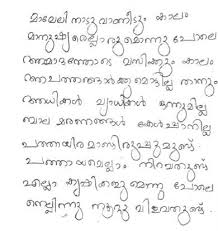
#> input picture steps/notebook/mal-sample.jpeg, 218 x 231 px
$ python -i get_lines.py   (imports and definitions only)
#> lines starting #> are read from the running program, lines starting #| are printed output that depends on the picture; after the words box and inside, x2 and y2 are one past the last pixel; in counts of white or black regions, pixels touching at a corner belong together
import os

import numpy as np
import cv2
from PIL import Image

class Lines:
    def __init__(self, image_path):
#> called with image_path = '../notebook/mal-sample.jpeg'
        self.image_path = image_path
        self.img = Image.open(image_path)
#> self.img is the input picture: PIL image 218x231 RGB; min 40, max 255, mean 241.6

    def rgb_to_grayscale_luminosity(self,image):
        """
        Convert an RGB image to grayscale using luminosity method.

        Parameters:
            image: Input RGB image (numpy array or equivalent).

        Returns:
            grayscale_image: Grayscale image (numpy array or equivalent).
        """
        # Get the dimensions of the input image
        img_array = np.array(image)
        height, width, channels = img_array.shape
#> height = 231; width = 218; channels = 3

        # Create an empty array for the grayscale image
        grayscale_image = np.zeros((height, width), dtype=np.uint8)

        # Iterate over each pixel in the image
        for y in range(height):
            for x in range(width):
                # Extract the RGB values of the pixel
                r, g, b = img_array[y, x]

                # Calculate luminosity
                # luminosity = 0.21 * r + 0.72 * g + 0.07 * b
                luminosity = 0.299 * r + 0.587 * g + 0.114 * b
                # Set the grayscale pixel value
                grayscale_image[y, x] = int(luminosity)

        grayscale_image = Image.fromarray(grayscale_image)
        return grayscale_image


    def adaptive_thresholdMean(self,image, block_size, c):
        """
        Apply Adaptive Mean Thresholding to the input grayscale image.

        Parameters:
            image: Input grayscale image (PIL Image object).
            block_size: Size of the local neighborhood for threshold calculation.
            c: Constant subtracted from the mean to obtain the threshold value.

        Returns:
            thresholded_image: Thresholded image (PIL Image object).
        """
        # Convert PIL Image to numpy array
        grayscale_img = self.rgb_to_grayscale_luminosity(image)
        img_array = np.array(grayscale_img)

        # Get image dimensions
        height, width = img_array.shape
#> height = 231; width = 218

        # Create an empty array for the output
        thresholded_image = np.zeros((height, width))

        # Apply adaptive thresholding
        for i in range(height):
            for j in range(width):
                # Calculate block boundaries
                x_min = max(0, i - block_size // 2)
                y_min = max(0, j - block_size // 2)
                x_max = min(height - 1, i + block_size // 2)
                y_max = min(width - 1, j + block_size // 2)

                # Extract block from image
                block = img_array[x_min:x_max+1, y_min:y_max+1]

                # Calculate threshold
                thresh = np.mean(block) - c

                # Apply thresholding
                if img_array[i, j] >= thresh:
                    thresholded_image[i, j] = 255
                else:
                    thresholded_image[i, j] = 0
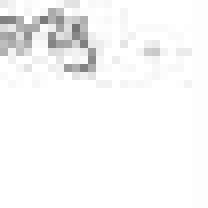
#> block: shape (26, 26) (shown 8 times larger); min 116, max 255, mean 247.2
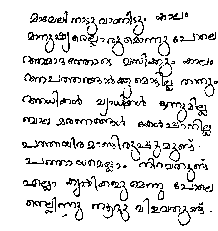
#> thresholded_image: shape (231, 218) float64; 89% white; black in thin lines or dots, all inside (x1, y1, x2, y2) = (22, 11, 218, 226)

        # Convert thresholded numpy array back to PIL Image
        thresholded_image = Image.fromarray(thresholded_image)

        return thresholded_image

    def negate(self,image):
        '''
        White background, black text -> black background, white text
        '''
        img_arr = np.array(image)
        # img_arr[img_arr == 0] = np.uint8(255)
        height, width = img_arr.shape
#> height = 231; width = 218
        for y in range(height):
            for x in range(width):
                img_arr[y,x] = (img_arr[y,x]==0).astype(np.uint8)*255
        return Image.fromarray(img_arr)
def get_lines(image_path):
    lines = Lines(image_path)
    thresh_img = lines.adaptive_thresholdMean(lines.img,50,30)
    thresh_img = lines.negate(thresh_img)
    # Assuming thresh_img is a PIL.Image.Image object
    thresh_img = np.asarray(thresh_img)

    # dilation
    kernel = np.ones((5,100),np.uint8)
    dilated_img = cv2.dilate(thresh_img,kernel,iterations = 1)
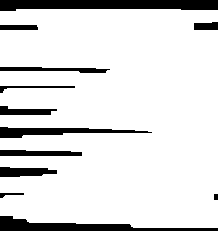
#> dilated_img: shape (231, 218) float32; 87.1% white; 12 black regions, largest, box (x1, y1, x2, y2) and area: (0, 0, 218, 11) 2031, (0, 216, 218, 231) 1403, (0, 127, 152, 138) 837

    # Convert the dilated image to a suitable format for contour detection
    dilated_img_uint8 = dilated_img.astype(np.uint8)
#> dilated_img_uint8: shape (231, 218); 87.1% white; 12 black regions

    # Find contours
    contours, hierarchy = cv2.findContours(dilated_img_uint8, cv2.RETR_EXTERNAL, cv2.CHAIN_APPROX_SIMPLE)
#> contours = 1 contour; box (x1, y1, x2, y2) and area: (0, 9, 218, 228) 42826

    # Sort contours by y-coordinate
    sorted_contours_lines = sorted(contours, key=lambda ctr: cv2.boundingRect(ctr)[1])
#> sorted_contours_lines has the same summary as contours

    # img2 = np.array(img.copy())
    line_boxes = []
    for ctr in sorted_contours_lines:

        if cv2.contourArea(ctr)<1000:
            continue

        x,y,w,h = cv2.boundingRect(ctr)
        line_boxes.append((x,y,w,h))
#> this loop made 1 pass
#> (x, y, w, h) on pass 1: (0, 9, 218, 219)
#> after the loop, line_boxes = [(0, 9, 218, 219)]
    #     cv2.rectangle(img2, (x,y), (x+w,y+h),(40, 100, 250) ,1)
    return line_boxes

# [32 lines of commented-out code are left out]

>>> result = get_lines('../notebook/mal-sample.jpeg')
#> result = [(0, 9, 218, 219)]
